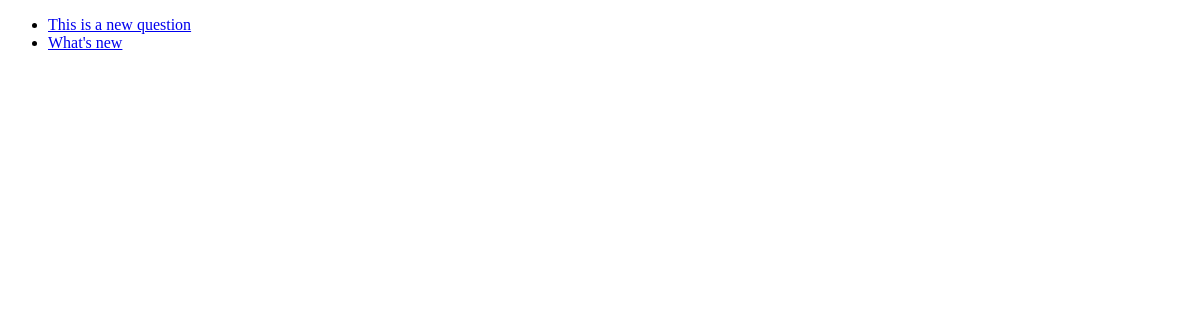
Before: /poll/ with the older database file.
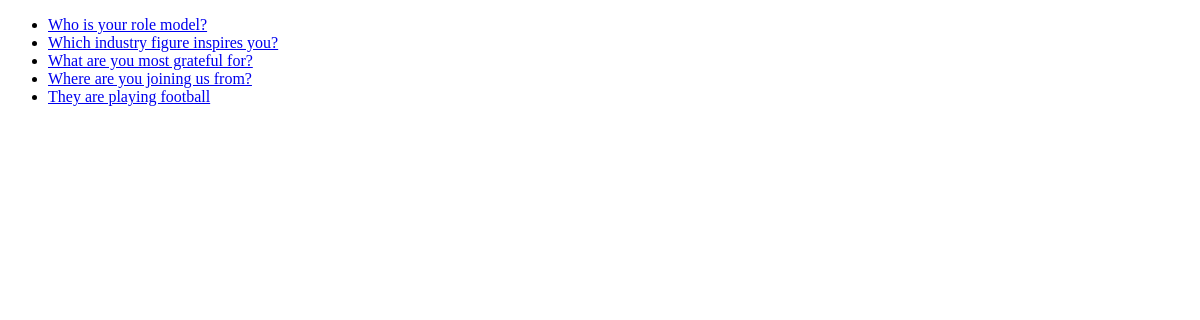
After: the same page with the newer database file.
### poll/models.py (models this page shows, shortened)
class Question(models.Model):
    question_text = models.CharField(max_length=200)
    pub_date = models.DateTimeField('date published')

### poll/views.py (the view)
# urls.py: path('', views.index, name="index"),
def index(request):
    latest_question_list = Question.objects.order_by('-pub_date')[:5]
    template = loader.get_template('poll/index.html')
    context = {
        'latest_question_list': latest_question_list
    }
    return render(request, 'poll/index.html', context)

### poll/templates/poll/index.html (shortened to what this page needs)
<!doctype html>
<html lang="en">
<head>
</head>
<body>
{% if latest_question_list %}
    <ul>
        {% for question in latest_question_list %}
            <li><a href="{% url 'poll:detail' question.id %}">{{ question.question_text }}</a></li>
        {% endfor %}
    </ul>
{% else %}
    <p>No Polls are available</p>
{% endif %}
</body>
</html>

Changed rows visible on the page:
no longer on this page (row unchanged): Question: question_text "This is a new question"
no longer on this page (row unchanged): Question: question_text "What's new"
added Question: question_text "Who is your role model?"
added Question: question_text "Which industry figure inspires you?"
added Question: question_text "What are you most grateful for?"
added Question: question_text "Where are you joining us from?"
added Question: question_text "They are playing football"
